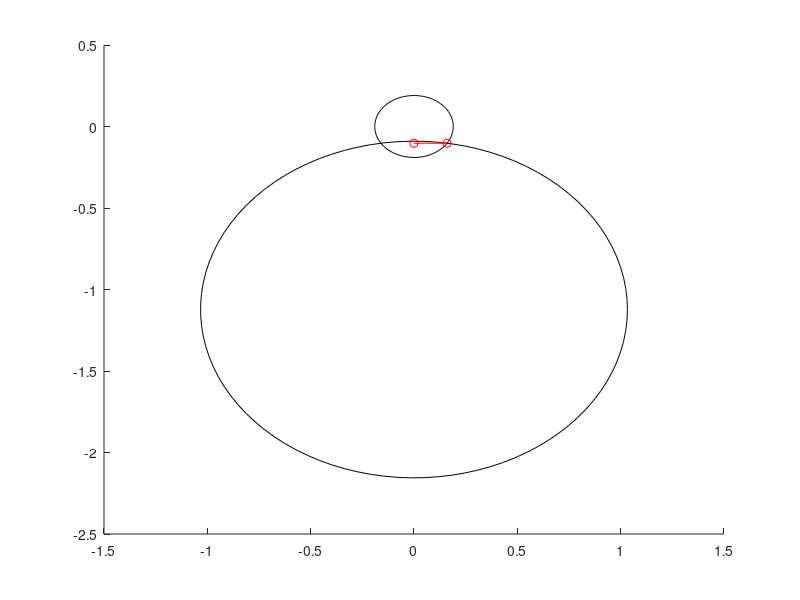

Here is the MATLAB script that generated this plot:
function test_radius()
figure(1);
clf
hold on

d1 = .09;
d2 = .19;
d3 = .16;

a = get_a(d1,d2,d3)
b = get_b(d1,d2,d3)
c = get_c(d1,d2,d3)

b^2 - 4*a*c

r2 = (-b + sqrt(b^2 - 4*a*c)) / (2*a)

r1 = d2
v22 = d1 + r2

draw_circle([0;0], r1);
draw_circle([0;-v22], r2);
x = get_nom_width(r1, r2, v22);
y = get_max_forward(r1, r2, v22);
plot([0, y], [-x, -x], 'ro-')
assert(abs(norm([y;-x]) - r1) < 1e-3);
assert(abs(norm([y;-x] - [0;-v22]) - r2) < 1e-3);


end

function a = get_a(d1, d2, d3)
  a = -4*d1^2 + 4*d2^2 -4*d3^2;
end

function b = get_b(d1, d2, d3)
  b = -4*d1^3 - 8*d1*d3^2 + 4*d1*d2^2;
end

function c = get_c(d1, d2, d3)
  c = -d1^4 - d2^4 - 4*d1^2*d3^2 + 2*d1^2*d2^2;
end

function draw_circle(x, r)
  th = linspace(0, 2*pi);
  plot(x(1) + r*cos(th), x(2) + r*sin(th), 'k-');
end

function x = get_nom_width(r1, r2, v22)
  x = r1 * (r2^2 - r1^2 - v22^2) / (-2 * r1 * v22);
end

function x = get_max_forward(r1, r2, v22)
  x = sqrt(r1^2 - (r2^2 - r1^2 - v22^2)^2 / (4 * v22^2));
end